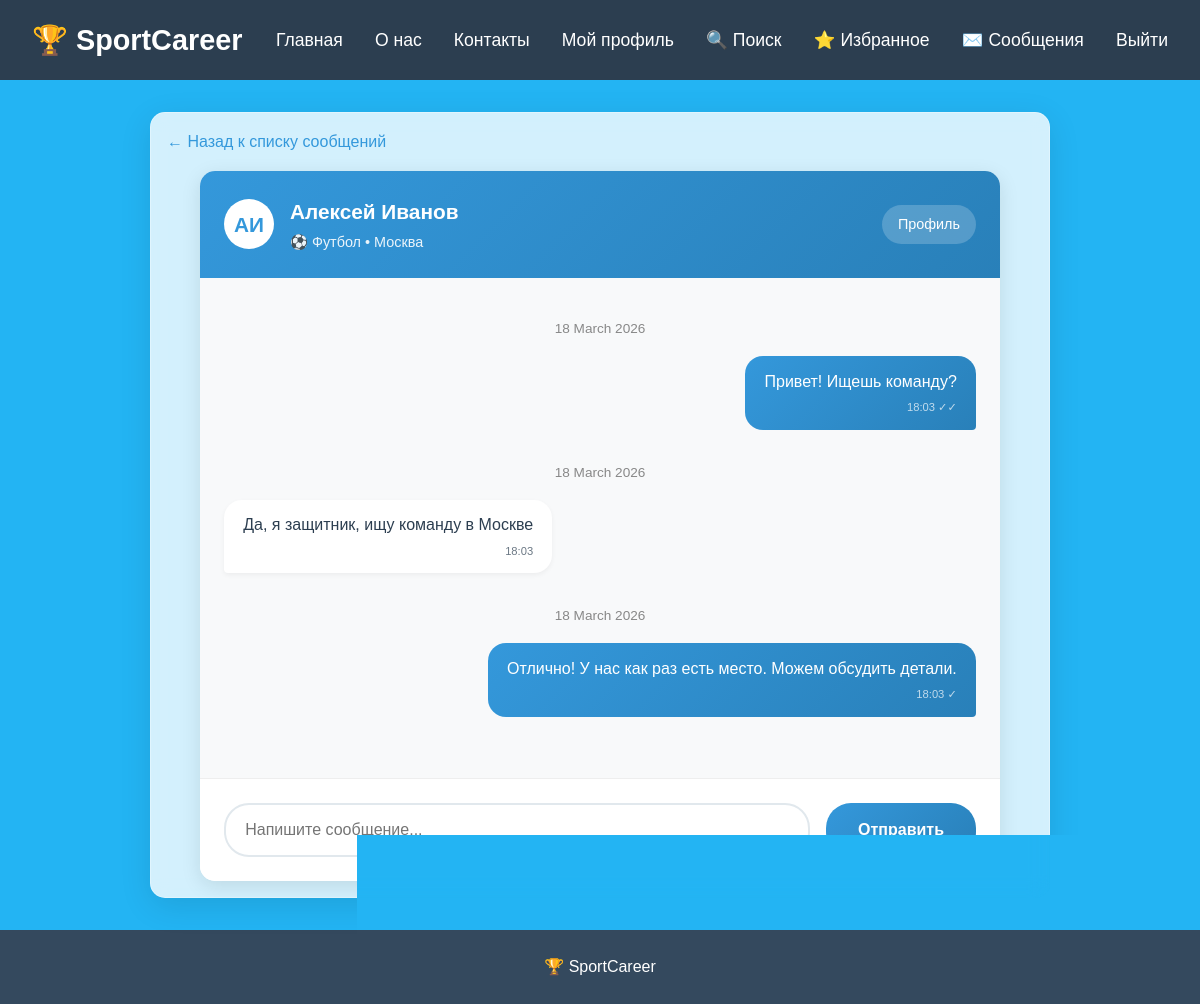
The page /messages/2 (signed in) on the database its author committed.
### app.py (models this page shows, shortened)
class User(db.Model):
    id = db.Column(db.Integer, primary_key=True)
    name = db.Column(db.String(100), nullable=False)
    surname = db.Column(db.String(100), nullable=False)
    email = db.Column(db.String(120), unique=True, nullable=False)
    phone = db.Column(db.String(20))
    password_hash = db.Column(db.String(200), nullable=False)
    sport = db.Column(db.String(50))
    position = db.Column(db.String(100))
    experience = db.Column(db.Integer, default=0)
    level = db.Column(db.String(50))
    city = db.Column(db.String(100))
    goals = db.Column(db.String(100))
    about = db.Column(db.Text, default='')
    created_at = db.Column(db.DateTime, default=datetime.utcnow)
    profile_type = db.Column(db.String(20), default='seeker')
    sent_messages = db.relationship('Message', foreign_keys='Message.sender_id', backref='sender', lazy='dynamic')
    received_messages = db.relationship('Message', foreign_keys='Message.receiver_id', backref='receiver', lazy='dynamic')

class Message(db.Model):
    id = db.Column(db.Integer, primary_key=True)
    sender_id = db.Column(db.Integer, db.ForeignKey('user.id'), nullable=False)
    receiver_id = db.Column(db.Integer, db.ForeignKey('user.id'), nullable=False)
    content = db.Column(db.Text, nullable=False)
    timestamp = db.Column(db.DateTime, default=datetime.utcnow)
    is_read = db.Column(db.Boolean, default=False)

### app.py (the view, shortened to what this page needs)
@app.route('/messages/<int:user_id>', methods=['GET', 'POST'])
def chat(user_id):
    if 'user_id' not in session:
        flash('❌ Для отправки сообщений необходимо войти в систему', 'error')
        return redirect(url_for('login'))
    current_user = User.query.get(session['user_id'])
    other_user = User.query.get_or_404(user_id)
    if current_user.id == other_user.id:
        flash('❌ Нельзя отправить сообщение самому себе', 'error')
        return redirect(url_for('messages'))
    messages = Message.query.filter(
        ((Message.sender_id == current_user.id) & (Message.receiver_id == other_user.id)) |
        ((Message.sender_id == other_user.id) & (Message.receiver_id == current_user.id))
    ).order_by(Message.timestamp.asc()).all()
    unread_messages = Message.query.filter_by(
        sender_id=other_user.id,
        receiver_id=current_user.id,
        is_read=False
    ).all()
    for msg in unread_messages:
        msg.is_read = True
    if unread_messages:
        db.session.commit()
    return render_template('chat.html',
                         messages=messages,
                         current_user=current_user,
                         other_user=other_user)

### templates/chat.html (shortened to what this page needs)
<!DOCTYPE html>
<html lang="ru">
<head>
    <link rel="stylesheet" href="/static/style.css">
</head>
<body>
    <header>
        <nav>
            <a href="/" class="logo-link">
                <div class="logo-text">🏆 SportCareer</div>
            </a>
            <ul>
                <li><a href="/">Главная</a></li>
                <li><a href="/about">О нас</a></li>
                <li><a href="/contact">Контакты</a></li>
                <li><a href="/profile" style="color: #3498db;">Мой профиль</a></li>
                <li><a href="/search" style="color: #e74c3c; font-weight: bold;">🔍 Поиск</a></li>
                <li><a href="/favorites" style="color: #f39c12; font-weight: bold;">⭐ Избранное</a></li>
                <li><a href="/messages" style="color: #2ecc71; font-weight: bold;">✉️ Сообщения</a></li>
                <li><a href="/logout" style="color: #e74c3c;">Выйти</a></li>
            </ul>
        </nav>
    </header>
    <main>
        {% block content %}
        <div class="content-block" style="padding: 1rem;">
            <a href="/messages" class="back-to-messages">← Назад к списку сообщений</a>
            <div class="chat-container">
                <div class="chat-header">
                    <div class="chat-avatar">
                        {{ other_user.name[0] }}{{ other_user.surname[0] }}
                    </div>
                    <div class="chat-user-info">
                        <div class="chat-user-name">{{ other_user.name }} {{ other_user.surname }}</div>
                        <div class="chat-user-sport">
                            {% if other_user.sport == 'football' %}⚽ Футбол
                            {% elif other_user.sport == 'basketball' %}🏀 Баскетбол
                            {% elif other_user.sport == 'volleyball' %}🏐 Волейбол
                            {% elif other_user.sport == 'hockey' %}🏒 Хоккей
                            {% elif other_user.sport == 'tennis' %}🎾 Теннис
                            {% else %}🤸 {{ other_user.sport }}
                            {% endif %}
                            • {{ other_user.city }}
                        </div>
                    </div>
                    <a href="/profile/{{ other_user.id }}" style="color: white; text-decoration: none; padding: 0.5rem 1rem; background: rgba(255,255,255,0.2); border-radius: 20px; font-size: 0.9rem;">
                        Профиль
                    </a>
                </div>
                <div class="messages-area" id="messages-area">
                    {% set current_date = None %}
                    {% for message in messages %}
                        {% set message_date = message.timestamp.strftime('%d.%m.%Y') %}
                        {% if message_date != current_date %}
                            {% set current_date = message_date %}
                            <div class="date-separator">
                                <span>{{ message.timestamp.strftime('%d %B %Y') }}</span>
                            </div>
                        {% endif %}
                        <div class="message {% if message.sender_id == current_user.id %}sent{% else %}received{% endif %}">
                            {{ message.content }}
                            <div class="message-time">
                                {{ message.timestamp.strftime('%H:%M') }}
                                {% if message.sender_id == current_user.id and message.is_read %}
                                    ✓✓
                                {% elif message.sender_id == current_user.id %}
                                    ✓
                                {% endif %}
                            </div>
                        </div>
                    {% endfor %}
                </div>
                <div class="chat-input-area">
                    <form method="POST" action="/messages/{{ other_user.id }}" class="chat-form" id="message-form">
                        <input type="text" name="content" class="chat-input" placeholder="Напишите сообщение..." required autocomplete="off">
                        <button type="submit" class="chat-send-btn">Отправить</button>
                    </form>
                </div>
            </div>
        </div>
        {% endblock %}
    </main>
    <footer>
        <p>🏆 SportCareer</p>
    </footer>
</body>
</html>

### static/style.css (style rules this page uses)
* { margin: 0; padding: 0; box-sizing: border-box; }
html, body { height: 100%; margin: 0; padding: 0; }
body { display: flex; flex-direction: column; min-height: 100vh; font-family: Arial, sans-serif; background-color: #23b4f3; line-height: 1.6; }
header { background-color: #2c3e50; color: white; padding: 0; position: sticky; top: 0; z-index: 100; height: 70px; display: flex; align-items: center; }
nav { max-width: 1200px; margin: 0 auto; display: flex; justify-content: space-between; align-items: center; padding: 0 2rem; width: 100%; height: 100%; }
.logo-link { text-decoration: none; margin-right: auto; }
.logo-text { font-size: 1.5rem; font-weight: bold; color: white; white-space: nowrap; }
nav ul { display: flex; list-style: none; align-items: center; margin: 0; padding: 0; margin-left: auto; }
nav ul li:first-child { margin-left: 0; }
nav ul li { margin-left: 1.5rem; }
nav ul li a { color: white; text-decoration: none; transition: color 0.3s; font-weight: 500; white-space: nowrap; }
main { flex: 1; max-width: 1200px; margin: 0 auto; padding: 2rem; width: 100%; }
footer { background-color: #34495e; color: white; text-align: center; padding: 1.5rem 0; margin-top: auto; width: 100%; }
.content-block { background-color: rgba(255, 255, 255, 0.8); backdrop-filter: blur(10px); border-radius: 15px; padding: 3rem 2rem; border: 1px solid rgba(255, 255, 255, 0.3); box-shadow: 0 8px 32px rgba(0, 0, 0, 0.1); max-width: 900px; margin: 0 auto; }
body > header:first-child { height: 80px; display: flex; align-items: center; }
body > main:first-of-type { padding-top: 100px; }
header { height: 80px !important; min-height: 80px !important; max-height: 80px !important; display: flex !important; align-items: center !important; }
nav { height: 100% !important; display: flex !important; align-items: center !important; }
.logo-text { font-size: 1.8rem !important; font-weight: bold !important; color: white !important; white-space: nowrap !important; }
nav ul { display: flex !important; list-style: none !important; align-items: center !important; margin: 0 !important; padding: 0 !important; margin-left: auto !important; }
nav ul li { margin-left: 2rem !important; }
nav ul li:first-child { margin-left: 0 !important; }
nav ul li a { color: white !important; text-decoration: none !important; font-weight: 500 !important; font-size: 1.1rem !important; transition: color 0.3s !important; white-space: nowrap !important; }
body > main:first-of-type { padding-top: 2rem !important; }
nav ul li { border-bottom: none !important; }

### rows shown on the page
User: name "А", surname "И", name "Алексей", surname "Иванов", city "Москва"
Message: timestamp "18 March 2026", content "Привет! Ищешь команду?", timestamp "18:03"
Message: timestamp "18 March 2026", content "Да, я защитник, ищу команду в Москве", timestamp "18:03"
Message: timestamp "18 March 2026", content "Отлично! У нас как раз есть место. Можем обсудить детали.", timestamp "18:03"
